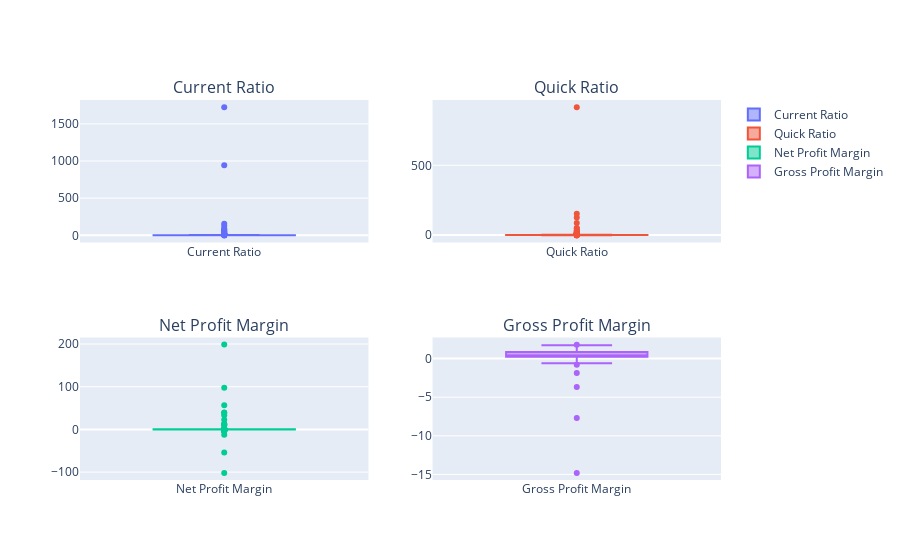

Notebook code for this chart:
### Markdown cell above
### Exlorando a distribuição de algumas features

### Code cell
import plotly.graph_objects as go
from plotly.subplots import make_subplots

fig = make_subplots(
    rows=2, cols=2,
    subplot_titles=[
        "Current Ratio",
        "Quick Ratio",
        "Net Profit Margin",
        "Gross Profit Margin"
    ]
)

fig.add_trace(
    go.Box(y=df_credit["currentRatio"], name="Current Ratio"),
    row=1, col=1
)

fig.add_trace(
    go.Box(y=df_credit["quickRatio"], name="Quick Ratio"),
    row=1, col=2
)

fig.add_trace(
    go.Box(y=df_credit["netProfitMargin"], name="Net Profit Margin"),
    row=2, col=1
)

fig.add_trace(
    go.Box(y=df_credit["grossProfitMargin"], name="Gross Profit Margin"),
    row=2, col=2
)

fig.show()

### Figure 1 — Plotly figure (JSON) as saved in the notebook; plotly's stock layout.template omitted (floating-point values rounded to 4 significant figures; data arrays with more than 128 entries replaced by an {"elided": "..."} marker saying what was removed)
{"data": [{"name": "Current Ratio", "type": "box", "xaxis": "x", "y": {"elided": "1623 float values"}, "yaxis": "y"}, {"name": "Quick Ratio", "type": "box", "xaxis": "x2", "y": {"elided": "1623 float values"}, "yaxis": "y2"}, {"name": "Net Profit Margin", "type": "box", "xaxis": "x3", "y": {"elided": "1623 float values"}, "yaxis": "y3"}, {"name": "Gross Profit Margin", "type": "box", "xaxis": "x4", "y": {"elided": "1623 float values"}, "yaxis": "y4"}], "layout": {"annotations": [{"font": {"size": 16}, "showarrow": false, "text": "Current Ratio", "x": 0.225, "xanchor": "center", "xref": "paper", "y": 1, "yanchor": "bottom", "yref": "paper"}, {"font": {"size": 16}, "showarrow": false, "text": "Quick Ratio", "x": 0.775, "xanchor": "center", "xref": "paper", "y": 1, "yanchor": "bottom", "yref": "paper"}, {"font": {"size": 16}, "showarrow": false, "text": "Net Profit Margin", "x": 0.225, "xanchor": "center", "xref": "paper", "y": 0.375, "yanchor": "bottom", "yref": "paper"}, {"font": {"size": 16}, "showarrow": false, "text": "Gross Profit Margin", "x": 0.775, "xanchor": "center", "xref": "paper", "y": 0.375, "yanchor": "bottom", "yref": "paper"}], "xaxis": {"anchor": "y", "domain": [0, 0.45]}, "xaxis2": {"anchor": "y2", "domain": [0.55, 1]}, "xaxis3": {"anchor": "y3", "domain": [0, 0.45]}, "xaxis4": {"anchor": "y4", "domain": [0.55, 1]}, "yaxis": {"anchor": "x", "domain": [0.625, 1]}, "yaxis2": {"anchor": "x2", "domain": [0.625, 1]}, "yaxis3": {"anchor": "x3", "domain": [0, 0.375]}, "yaxis4": {"anchor": "x4", "domain": [0, 0.375]}}}
